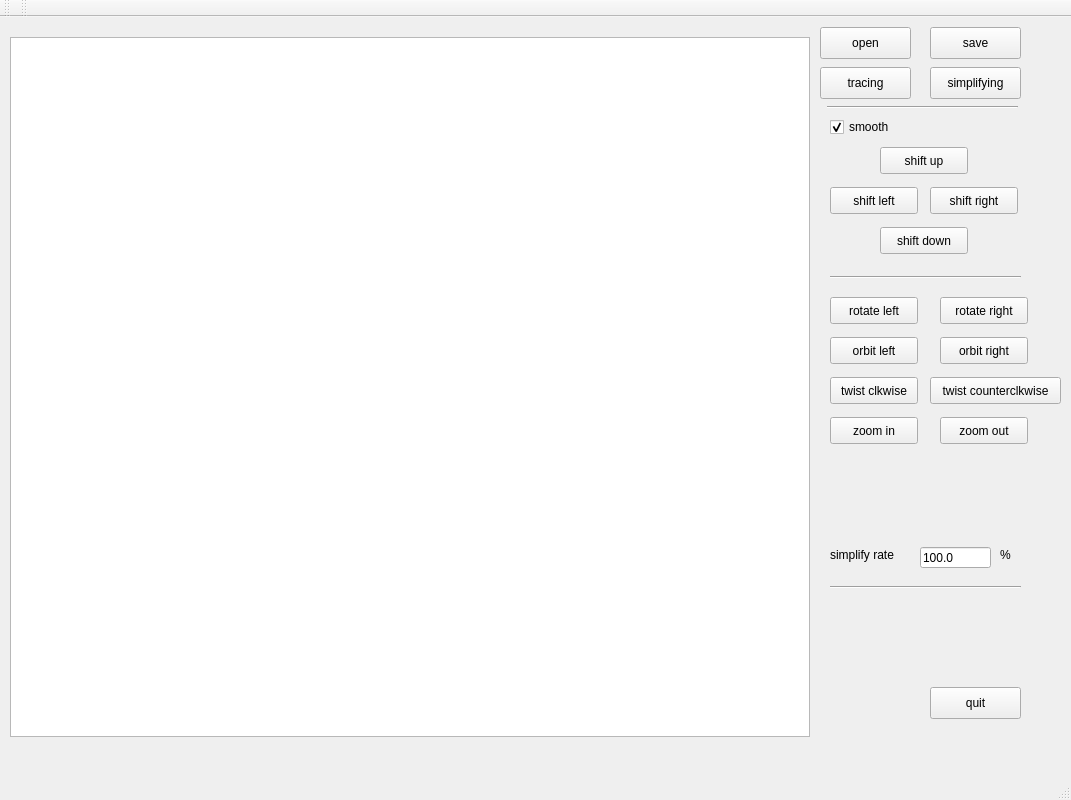
<?xml version="1.0" encoding="UTF-8"?>
<ui version="4.0">
 <class>MainWindow</class>
 <widget class="QMainWindow" name="MainWindow">
  <property name="geometry">
   <rect>
    <x>0</x>
    <y>0</y>
    <width>1071</width>
    <height>800</height>
   </rect>
  </property>
  <property name="windowTitle">
   <string>ObjViewer</string>
  </property>
  <widget class="QWidget" name="centralWidget">
   <widget class="QGraphicsView" name="pic">
    <property name="geometry">
     <rect>
      <x>10</x>
      <y>20</y>
      <width>800</width>
      <height>700</height>
     </rect>
    </property>
    <property name="autoFillBackground">
     <bool>false</bool>
    </property>
   </widget>
   <widget class="QPushButton" name="trace">
    <property name="geometry">
     <rect>
      <x>820</x>
      <y>50</y>
      <width>91</width>
      <height>32</height>
     </rect>
    </property>
    <property name="text">
     <string>tracing</string>
    </property>
   </widget>
   <widget class="QPushButton" name="simplify">
    <property name="geometry">
     <rect>
      <x>930</x>
      <y>50</y>
      <width>91</width>
      <height>32</height>
     </rect>
    </property>
    <property name="text">
     <string>simplifying</string>
    </property>
   </widget>
   <widget class="QCheckBox" name="smooth">
    <property name="geometry">
     <rect>
      <x>830</x>
      <y>100</y>
      <width>181</width>
      <height>20</height>
     </rect>
    </property>
    <property name="text">
     <string>smooth</string>
    </property>
    <property name="checked">
     <bool>true</bool>
    </property>
   </widget>
   <widget class="Line" name="line">
    <property name="geometry">
     <rect>
      <x>827</x>
      <y>80</y>
      <width>191</width>
      <height>20</height>
     </rect>
    </property>
    <property name="orientation">
     <enum>Qt::Horizontal</enum>
    </property>
   </widget>
   <widget class="Line" name="line_3">
    <property name="geometry">
     <rect>
      <x>830</x>
      <y>250</y>
      <width>191</width>
      <height>20</height>
     </rect>
    </property>
    <property name="orientation">
     <enum>Qt::Horizontal</enum>
    </property>
   </widget>
   <widget class="QPushButton" name="open">
    <property name="geometry">
     <rect>
      <x>820</x>
      <y>10</y>
      <width>91</width>
      <height>32</height>
     </rect>
    </property>
    <property name="text">
     <string>open</string>
    </property>
   </widget>
   <widget class="QPushButton" name="save">
    <property name="geometry">
     <rect>
      <x>930</x>
      <y>10</y>
      <width>91</width>
      <height>32</height>
     </rect>
    </property>
    <property name="text">
     <string>save</string>
    </property>
   </widget>
   <widget class="QPushButton" name="quit">
    <property name="geometry">
     <rect>
      <x>930</x>
      <y>670</y>
      <width>91</width>
      <height>32</height>
     </rect>
    </property>
    <property name="text">
     <string>quit</string>
    </property>
   </widget>
   <widget class="QLineEdit" name="target_rate">
    <property name="geometry">
     <rect>
      <x>920</x>
      <y>530</y>
      <width>71</width>
      <height>21</height>
     </rect>
    </property>
    <property name="text">
     <string>100.0</string>
    </property>
   </widget>
   <widget class="QLabel" name="label_2">
    <property name="geometry">
     <rect>
      <x>830</x>
      <y>530</y>
      <width>91</width>
      <height>16</height>
     </rect>
    </property>
    <property name="text">
     <string>simplify rate</string>
    </property>
   </widget>
   <widget class="QLabel" name="label_4">
    <property name="geometry">
     <rect>
      <x>1000</x>
      <y>530</y>
      <width>16</width>
      <height>16</height>
     </rect>
    </property>
    <property name="text">
     <string>%</string>
    </property>
   </widget>
   <widget class="Line" name="line_5">
    <property name="geometry">
     <rect>
      <x>830</x>
      <y>560</y>
      <width>191</width>
      <height>20</height>
     </rect>
    </property>
    <property name="orientation">
     <enum>Qt::Horizontal</enum>
    </property>
   </widget>
   <widget class="QPushButton" name="shift_up">
    <property name="geometry">
     <rect>
      <x>880</x>
      <y>130</y>
      <width>88</width>
      <height>27</height>
     </rect>
    </property>
    <property name="text">
     <string>shift up</string>
    </property>
   </widget>
   <widget class="QPushButton" name="shift_left">
    <property name="geometry">
     <rect>
      <x>830</x>
      <y>170</y>
      <width>88</width>
      <height>27</height>
     </rect>
    </property>
    <property name="text">
     <string>shift left</string>
    </property>
   </widget>
   <widget class="QPushButton" name="shift_right">
    <property name="geometry">
     <rect>
      <x>930</x>
      <y>170</y>
      <width>88</width>
      <height>27</height>
     </rect>
    </property>
    <property name="text">
     <string>shift right</string>
    </property>
   </widget>
   <widget class="QPushButton" name="shift_down">
    <property name="geometry">
     <rect>
      <x>880</x>
      <y>210</y>
      <width>88</width>
      <height>27</height>
     </rect>
    </property>
    <property name="text">
     <string>shift down</string>
    </property>
   </widget>
   <widget class="QPushButton" name="rotate_left">
    <property name="geometry">
     <rect>
      <x>830</x>
      <y>280</y>
      <width>88</width>
      <height>27</height>
     </rect>
    </property>
    <property name="text">
     <string>rotate left</string>
    </property>
   </widget>
   <widget class="QPushButton" name="rotate_right">
    <property name="geometry">
     <rect>
      <x>940</x>
      <y>280</y>
      <width>88</width>
      <height>27</height>
     </rect>
    </property>
    <property name="text">
     <string>rotate right</string>
    </property>
   </widget>
   <widget class="QPushButton" name="orbit_left">
    <property name="geometry">
     <rect>
      <x>830</x>
      <y>320</y>
      <width>88</width>
      <height>27</height>
     </rect>
    </property>
    <property name="text">
     <string>orbit left</string>
    </property>
   </widget>
   <widget class="QPushButton" name="orbit_right">
    <property name="geometry">
     <rect>
      <x>940</x>
      <y>320</y>
      <width>88</width>
      <height>27</height>
     </rect>
    </property>
    <property name="text">
     <string>orbit right</string>
    </property>
   </widget>
   <widget class="QPushButton" name="twist_left">
    <property name="geometry">
     <rect>
      <x>830</x>
      <y>360</y>
      <width>88</width>
      <height>27</height>
     </rect>
    </property>
    <property name="text">
     <string>twist clkwise</string>
    </property>
   </widget>
   <widget class="QPushButton" name="twist_right">
    <property name="geometry">
     <rect>
      <x>930</x>
      <y>360</y>
      <width>131</width>
      <height>27</height>
     </rect>
    </property>
    <property name="text">
     <string>twist counterclkwise</string>
    </property>
   </widget>
   <widget class="QPushButton" name="zoom_in">
    <property name="geometry">
     <rect>
      <x>830</x>
      <y>400</y>
      <width>88</width>
      <height>27</height>
     </rect>
    </property>
    <property name="text">
     <string>zoom in</string>
    </property>
   </widget>
   <widget class="QPushButton" name="zoom_out">
    <property name="geometry">
     <rect>
      <x>940</x>
      <y>400</y>
      <width>88</width>
      <height>27</height>
     </rect>
    </property>
    <property name="text">
     <string>zoom out</string>
    </property>
   </widget>
  </widget>
  <widget class="QMenuBar" name="menuBar">
   <property name="geometry">
    <rect>
     <x>0</x>
     <y>0</y>
     <width>1071</width>
     <height>25</height>
    </rect>
   </property>
  </widget>
  <widget class="QToolBar" name="mainToolBar">
   <attribute name="toolBarArea">
    <enum>TopToolBarArea</enum>
   </attribute>
   <attribute name="toolBarBreak">
    <bool>false</bool>
   </attribute>
  </widget>
  <widget class="QStatusBar" name="statusBar"/>
  <widget class="QToolBar" name="toolBar">
   <property name="windowTitle">
    <string>toolBar</string>
   </property>
   <attribute name="toolBarArea">
    <enum>TopToolBarArea</enum>
   </attribute>
   <attribute name="toolBarBreak">
    <bool>false</bool>
   </attribute>
  </widget>
  <action name="open_action">
   <property name="text">
    <string>Open</string>
   </property>
  </action>
  <action name="save_action">
   <property name="text">
    <string>Save</string>
   </property>
  </action>
  <action name="quit_action">
   <property name="text">
    <string>Quit</string>
   </property>
  </action>
 </widget>
 <layoutdefault spacing="6" margin="11"/>
 <resources/>
 <connections/>
</ui>
